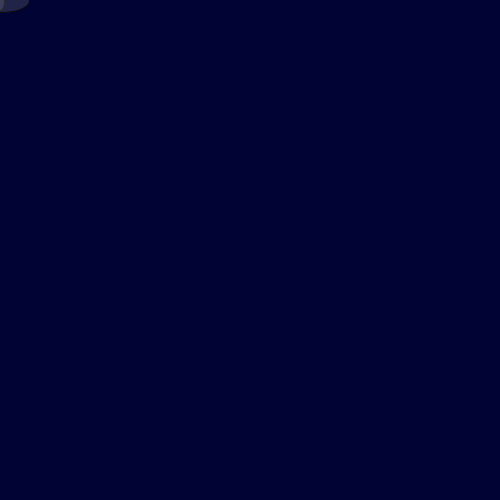
Frame 1 (no input)
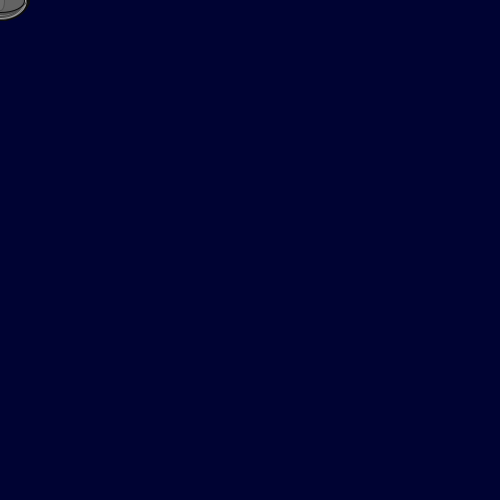
Frame 60 (the mouse pressed at the canvas centre just before this capture)
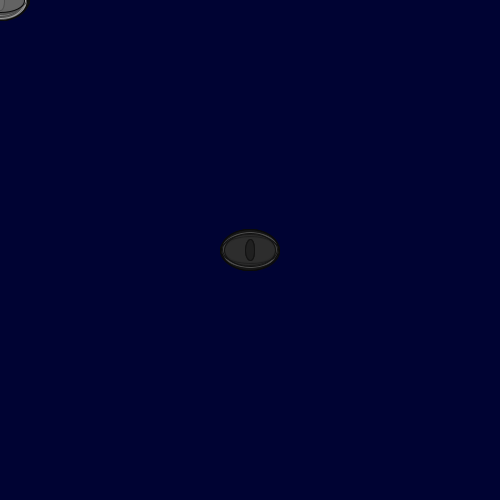
Frame 120 (the mouse held since frame 60 and released just before this capture)

The Processing sketch that drew these frames (run headless with seeded random() and noise(); from frame 60 on, the mouse is pressed at the canvas centre):

// Processing sketch: processing_13376
// ── processing_13376.pde

void setup () {
size(500,500);
background(819);
}


void draw() {
fill(11);
stroke(10);


fill(random(225),random(225));


ellipse(mouseX, mouseY, 9, 21);
ellipse(mouseX,mouseY,random(45,60),random(21,42));

}
